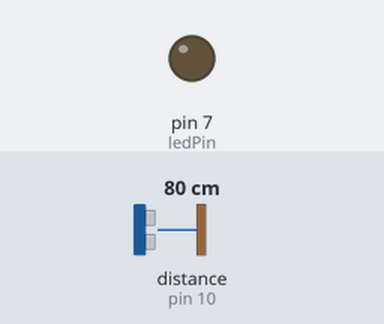
The sketch below on a simulated Arduino Uno, built with avr-gcc and run on an emulated ATmega328P. Parts: output pins drawn as LEDs (lit = HIGH). Wiring (inferred from the names in the program): ultrasonic range finder: trigger pin 9; echo pin 10. Inputs (shaded band) come from the test bench; at power-on: distance to the obstacle (sensor on pin 10) 80 cm. The echo pulse lasts 58.3 µs per cm; pins used as bus, display or sensor lines are not drawn.

Above: at 1.2 s.
1.3 s: distance to the obstacle (sensor on pin 10) set to 17 cm
2.8 s: distance to the obstacle (sensor on pin 10) set to 13 cm
At 3.9 s:
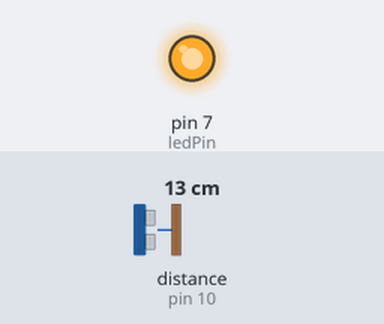
4.3 s: distance to the obstacle (sensor on pin 10) set to 18 cm
At 5.5 s:
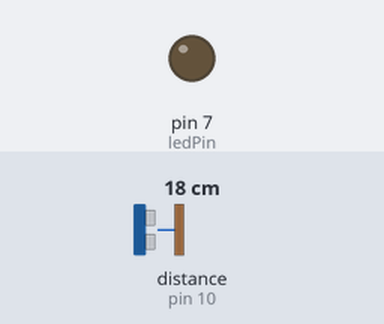
5.9 s: distance to the obstacle (sensor on pin 10) set to 2 cm
At 7.2 s:
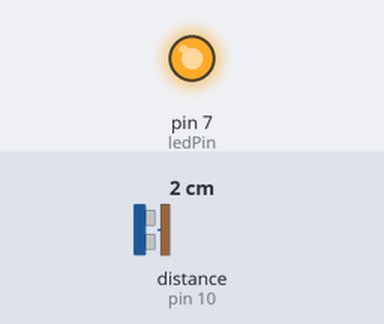
Timing chart, 0 to 8.5 s (numbered marks = the images above; inputs shaded):
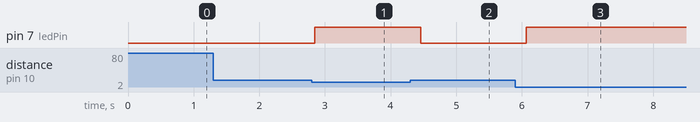

The sketch:

code.ino
```cpp
const int trig =9;
const int echo =10;
const int ledPin =7;
float distanceThreshold =15.0;

void setup() {
pinMode(trig,OUTPUT);
pinMode(echo,INPUT);
pinMode(ledPin,OUTPUT);
}

void loop() {

digitalWrite(trig,LOW);
delayMicroseconds(2);

digitalWrite(trig,HIGH);
delayMicroseconds(10);
digitalWrite(trig,LOW);

long duration =pulseIn(echo,HIGH);
float distance =duration*0.034/2;

if (distance < distanceThreshold) {
digitalWrite(ledPin,HIGH);
  }
  else {
digitalWrite(ledPin,LOW);
  }

delay(200);
}
```

Measured:
- the behaviour switches between 16 and 15 cm on distance to the obstacle (sensor on pin 10) (found by bisection; images 0 and 1)
- after the input at 1.3 s, every drawn part: stays the same
- after the input at 2.8 s, pin 7 (ledPin): LOW → HIGH after 0.05 s
- after the input at 4.3 s, pin 7 (ledPin): HIGH → LOW after 0.16 s
- after the input at 5.9 s, pin 7 (ledPin): LOW → HIGH after 0.17 s
